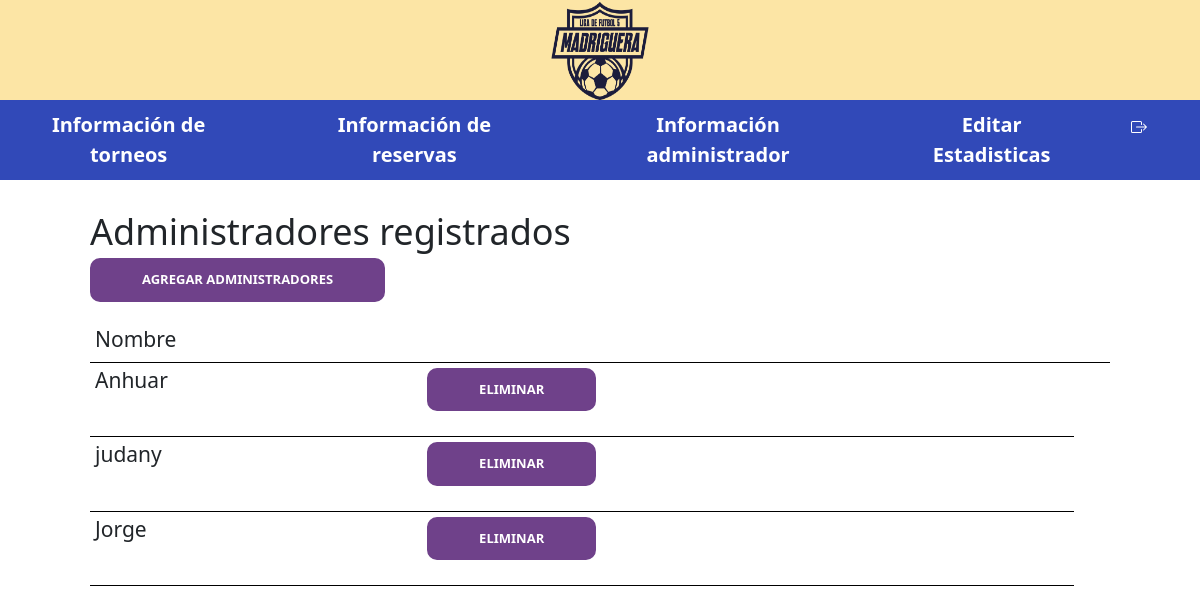
The app's page /ToposFC/admin/tabla_admin.php (signed in) with its own data.
### tables this page shows
CREATE TABLE `topos_admins` (
  `id_admin` int(11) NOT NULL,
  `usuario` varchar(30) NOT NULL,
  `pass` varchar(30) NOT NULL
);

### ToposFC/includes/tabla_admin_view.inc.php (the view, shortened to what this page needs)
<?php
function mostrarSolicitudEquipos(){
    require 'database.php';
    $consulta = "SELECT * FROM topos_admins;";
    foreach($pdo->query($consulta) as $fila){
        if ($fila["id_admin"]!=1){
            echo "<tr>";
            echo "<td>". "<h3>". $fila["usuario"] . "<h3>". "</td>";
                echo '<td><a class="boton boton--morado" href="../includes/eliminar_admin.php?user='.$fila['usuario'].'">Eliminar</a></td>';
            echo "</tr>";
        }
    }
}

### ToposFC/css/style.css (style rules this page uses)
:root { --azul: #3149B8; --amarillo: #FCE5A5; --verde: #4E9725; --blanco: #ffffff; --negro: #000000; --morada: #6F418A; --rojo: #ff0000; }
html { height: 100%; width: 100%; box-sizing: border-box; font-size: 62.5%; }
*, *:before, *:after { box-sizing: inherit; }
.boton { display: inline-block; font-family: var(--fuenteHeading); color: var(--blanco); text-align: center; padding: 1rem 5rem; font-size: 1.3rem; text-transform: uppercase; font-weight: 700; margin-bottom: 2rem; border: none; border-radius: 1rem; text-decoration: none; }
.boton--morado { background-color: var(--morada); border: 2px solid var(--morada); box-sizing: border-box; transition: 0.3s; }
h3 { font-size: 2.1rem; }

### records on screen
topos_admins: usuario "Anhuar"
topos_admins: usuario "judany"
topos_admins: usuario "Jorge"
